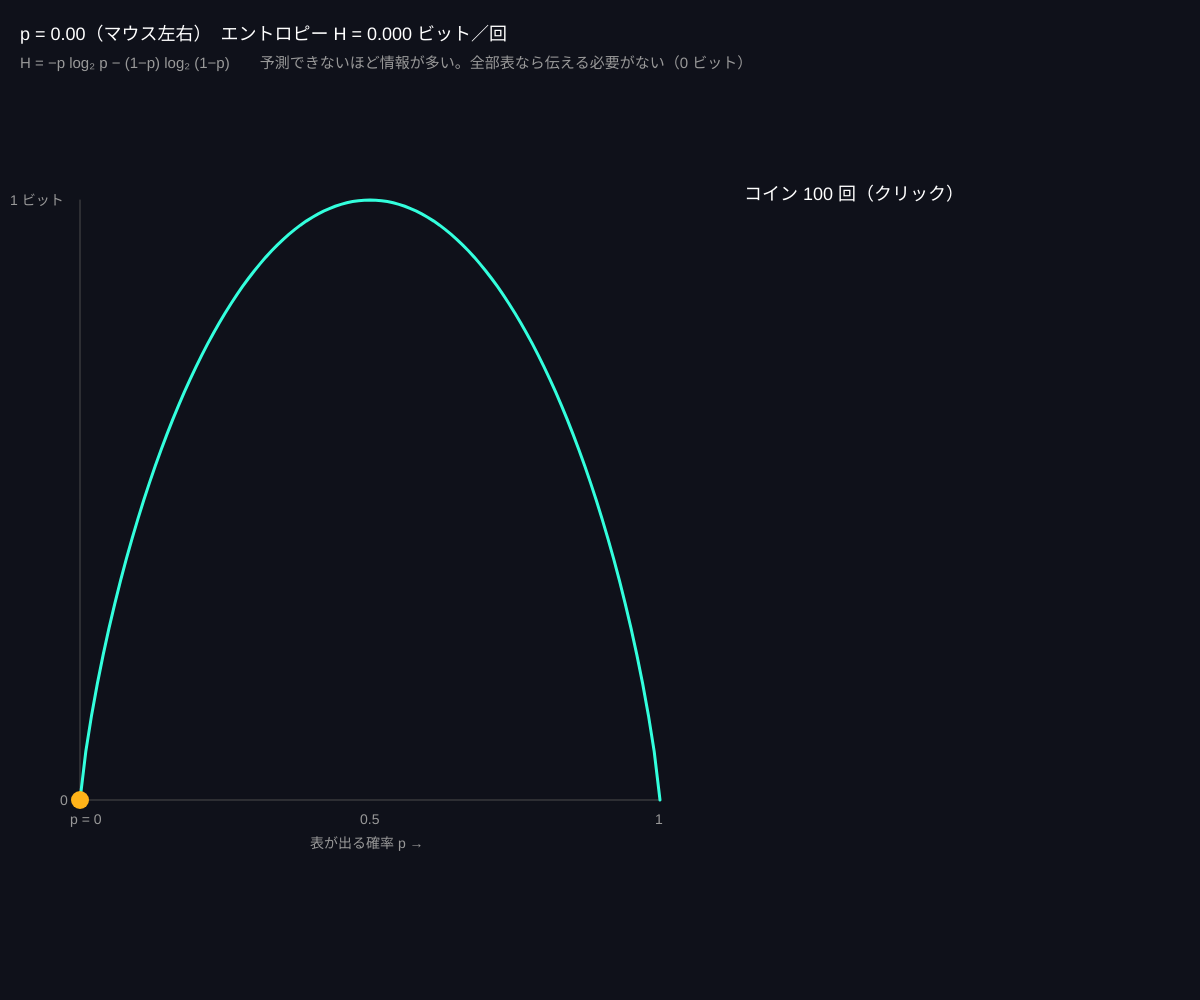
Frame 1 (no input)
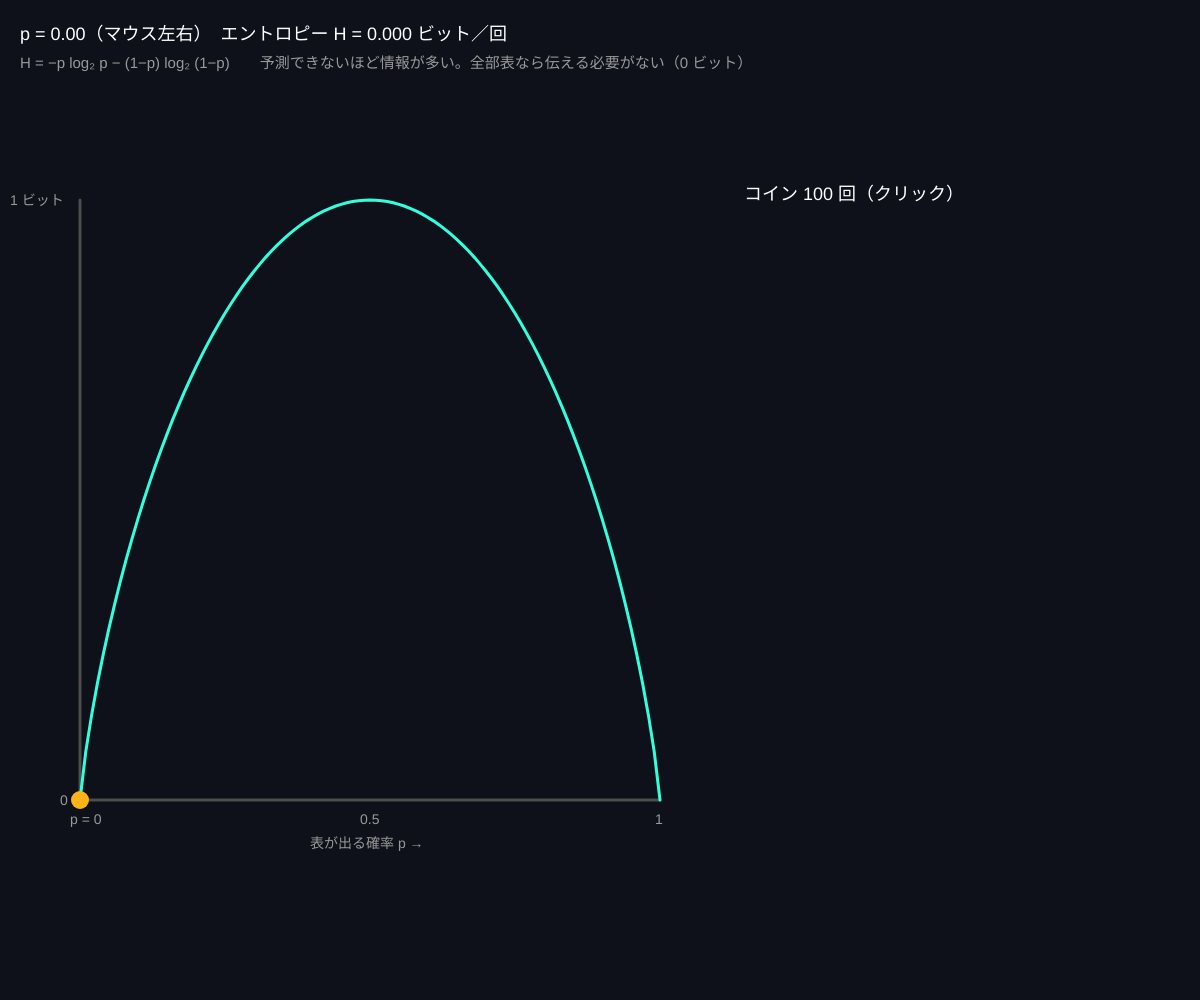
Frame 60 (no input)
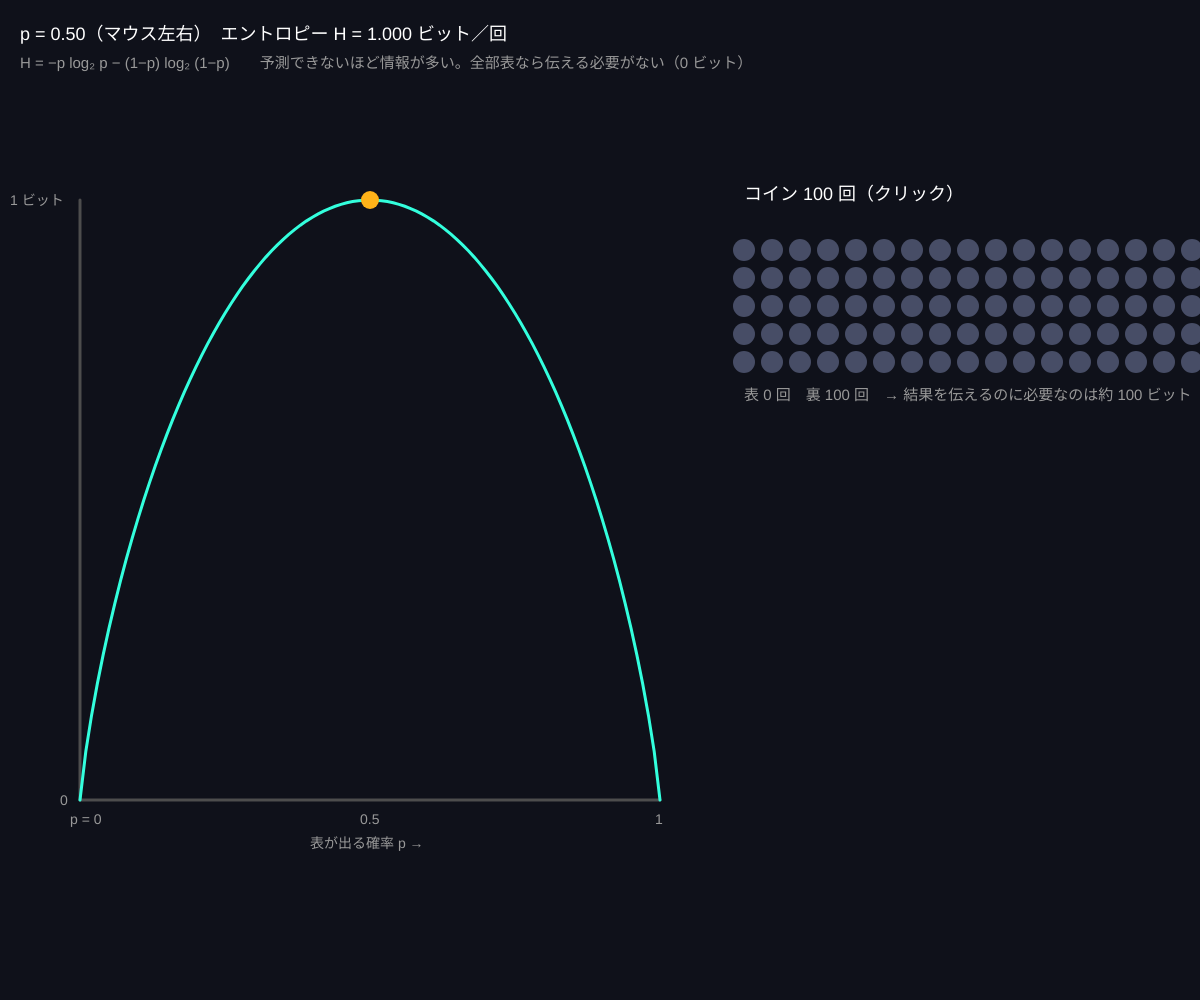
Frame 120 (the mouse pressed at the canvas centre since frame 60)

The p5.js sketch that drew these frames (run headless with seeded random() and noise() and a simulated clock; from frame 60 on, the mouse is pressed at the canvas centre):

// p5.js sketch
// ── sketch.js
// ============================================
// 01 エントロピー（情報の量を測る）
// 「表が出る確率 p」のコインを投げた結果は、何ビットの情報か？
// p = 0.5 なら 1 ビット（いちばん予測できない）。p = 1 なら 0 ビット（投げる前からわかる）
// マウス左右 = p / クリックでコインを 100 回投げる
// ============================================

let p = 0.5;
let results = [];

function setup() {
  createCanvas(windowWidth, windowHeight);
  colorMode(HSB, 360, 100, 100, 100);
}

// ★ エントロピー H = −Σ p log2 p（単位：ビット）
function entropy(probs) {
  let h = 0;
  for (let q of probs) if (q > 0) h -= q * (log(q) / log(2));
  return h;
}

function draw() {
  background(230, 40, 10);
  p = map(mouseX, 0, width, 0, 1, true);
  let H = entropy([p, 1 - p]);

  // ---- 左：H(p) の曲線 ----
  let left = 80, right = width * 0.55, base = height * 0.8, top = height * 0.2;
  stroke(0, 0, 30);
  line(left, base, right, base);
  line(left, base, left, top);
  noFill();
  stroke(170, 80, 100);
  strokeWeight(3);
  beginShape();
  for (let q = 0; q <= 1.0001; q += 0.01) vertex(map(q, 0, 1, left, right), map(entropy([q, 1 - q]), 0, 1, base, top));
  endShape();
  noStroke();
  fill(40, 90, 100);
  circle(map(p, 0, 1, left, right), map(H, 0, 1, base, top), 18);
  fill(0, 0, 60);
  textSize(14);
  text('p = 0', left - 10, base + 24);
  text('0.5', (left + right) / 2 - 10, base + 24);
  text('1', right - 5, base + 24);
  text('1 ビット', left - 70, top + 5);
  text('0', left - 20, base + 5);
  text('表が出る確率 p →', (left + right) / 2 - 60, base + 48);

  // ---- 右：投げた結果 ----
  let rx = width * 0.62;
  noStroke();
  fill(0, 0, 100);
  textSize(18);
  text('コイン 100 回（クリック）', rx, height * 0.2);
  for (let i = 0; i < results.length; i++) {
    let x = rx + (i % 20) * 28, y = height * 0.25 + floor(i / 20) * 28;
    fill(results[i] ? 45 : 230, results[i] ? 90 : 30, results[i] ? 100 : 40);
    circle(x, y, 22);
  }
  if (results.length) {
    let heads = results.filter((r) => r).length;
    fill(0, 0, 60);
    textSize(15);
    text('表 ' + heads + ' 回　裏 ' + (100 - heads) + ' 回　→ 結果を伝えるのに必要なのは約 ' + nf(H * 100, 1, 0) + ' ビット（100 ビットではなく）', rx, height * 0.25 + 5 * 28 + 10);
  }

  fill(0, 0, 100);
  textSize(18);
  text('p = ' + nf(p, 1, 2) + '（マウス左右）　エントロピー H = ' + nf(H, 1, 3) + ' ビット／回', 20, 40);
  fill(0, 0, 60);
  textSize(15);
  text('H = −p log₂ p − (1−p) log₂ (1−p)　　予測できないほど情報が多い。全部表なら伝える必要がない（0 ビット）', 20, 68);
}

function mousePressed() {
  results = [];
  for (let i = 0; i < 100; i++) results.push(random() < p);
}

// ---------- やってみよう ----------
// 1. p = 0.9 のとき、100 回の結果は何ビットで伝えられる？（裏の位置だけ教えればいい）
// 2. サイコロ（6通り、全部 1/6）のエントロピーは？ entropy([1/6,1/6,1/6,1/6,1/6,1/6])
// 3. 日本語の文章は 1 文字あたり何ビット？（文字の出やすさに偏りがあるので、意外と少ない）
